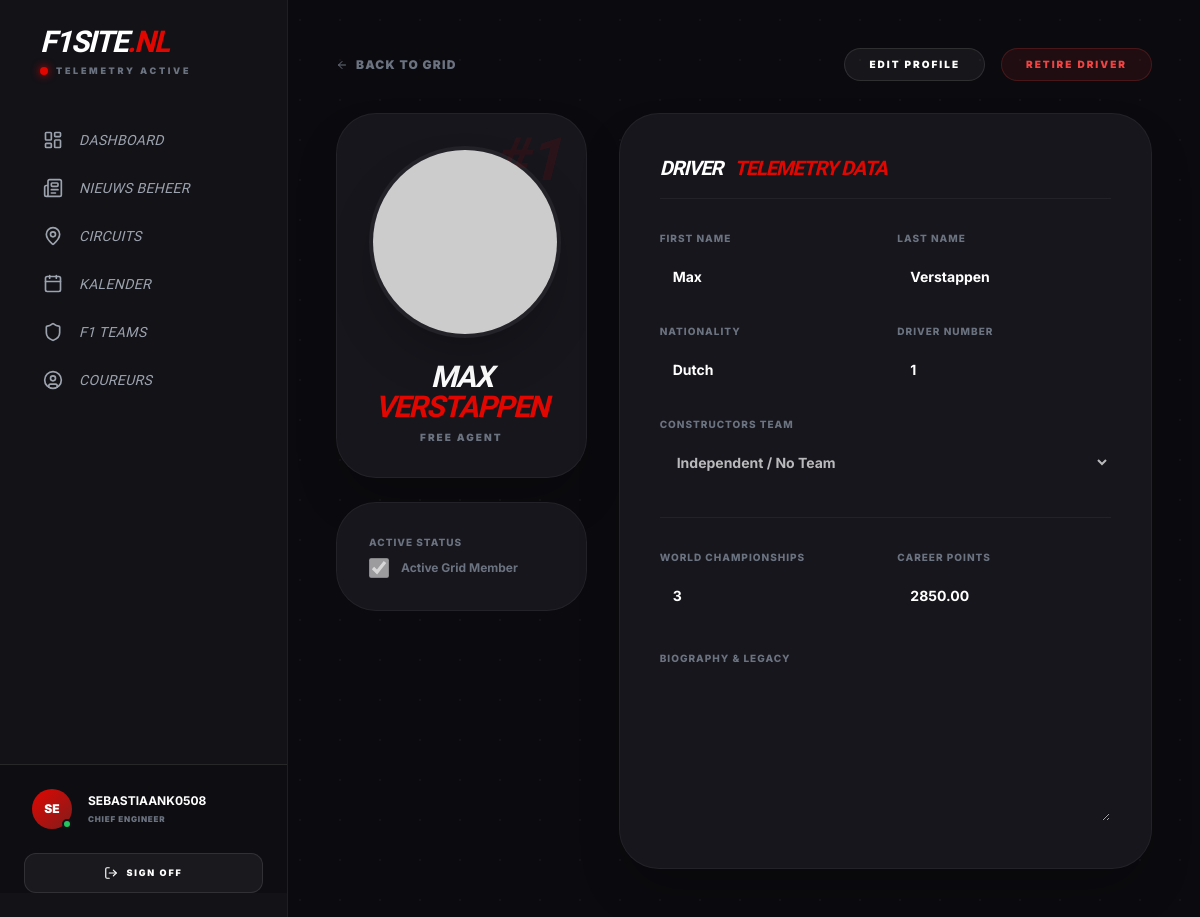
Page /achterkant/bewerken/driver-details.php?id=1 (signed in) on the committed database.
### tables this page shows
CREATE TABLE drivers (
    driver_id INT PRIMARY KEY AUTO_INCREMENT, 
    first_name VARCHAR(50) NOT NULL,          
    last_name VARCHAR(50) NOT NULL,           
    nationality VARCHAR(50) NOT NULL,         
    date_of_birth DATE,                   
    driver_number INT UNIQUE,                 
    team_name VARCHAR(100),                   
    championships_won INT DEFAULT 0,          
    career_points DECIMAL(10, 2) DEFAULT 0.00,
    image_url VARCHAR(255),
    is_active BOOLEAN DEFAULT TRUE            
);

### achterkant/bewerken/driver-details.php (the view, shortened to what this page needs)
<?php
require_once '../db_config.php';
$driverDetails = null;
$driverId = isset($_GET['id']) && is_numeric($_GET['id']) ? (int)$_GET['id'] : null;
if ($driverId) {
    $stmt = $pdo->prepare("SELECT d.*, t.team_name, t.team_color FROM drivers d LEFT JOIN teams t ON d.team_id = t.team_id WHERE d.driver_id = :id");
    $stmt->execute([':id' => $driverId]);
    $driverDetails = $stmt->fetch();
}
?>
<!DOCTYPE html>
<html lang="nl">
<head>
    <script src="https://cdn.tailwindcss.com"></script>
    <link href="https://unpkg.com/aos@2.3.1/dist/aos.css" rel="stylesheet">
</head>
<body class="bg-pattern text-white font-sans min-h-screen antialiased" x-data="{ editing: false, deleteModal: false }">
    <div class="flex">
        <?php include '../nav.php'; ?>
        <main class="flex-grow p-6 lg:p-12">
            <div class="max-w-5xl mx-auto">
                <div class="flex justify-between items-center mb-8" data-aos="fade-down">
                    <a href="../drivers.php" class="text-xs font-black uppercase tracking-widest text-gray-500 hover:text-f1-red transition flex items-center gap-2">
                        <i data-lucide="arrow-left" class="w-3 h-3"></i> Back to Grid
                    </a>
                    <div class="flex gap-4">
                        <button type="button" @click="editing = !editing" class="bg-white/5 border border-white/10 px-6 py-2 rounded-full text-[10px] font-black uppercase tracking-[0.2em] hover:bg-white/10 transition" x-text="editing ? 'Cancel Edit' : 'Edit Profile'"></button>
                        <button type="button" @click="deleteModal = true" class="bg-red-600/10 border border-red-500/20 text-red-500 px-6 py-2 rounded-full text-[10px] font-black uppercase tracking-[0.2em] hover:bg-red-600 hover:text-white transition">Retire Driver</button>
                    </div>
                </div>
                <?php if ($driverDetails): ?>
                <form method="POST" id="driverForm">
                    <div class="grid grid-cols-1 lg:grid-cols-3 gap-8">
                        <div class="space-y-6" data-aos="fade-right">
                            <div class="bg-f1-card rounded-[2.5rem] border border-white/5 p-8 text-center relative overflow-hidden shadow-2xl">
                                <div class="absolute top-4 right-6 font-oswald text-6xl italic opacity-10 font-black" style="color: <?php echo $driverDetails['team_color'] ?? '#E10600'; ?>">
                                </div>
                                <div class="relative w-48 h-48 mx-auto mb-6">
                                    <img src="<?php echo htmlspecialchars((string)($driverDetails['image'] ?? '../assets/img/default-driver.png')); ?>"
                                         class="w-full h-full rounded-full object-cover object-top border-4 border-white/5 shadow-2xl"
                                         alt="Driver Image">
                                </div>
                                <h1 class="text-3xl font-oswald font-black uppercase italic tracking-tighter leading-none mb-2">
                                    <?php echo htmlspecialchars((string)$driverDetails['first_name']); ?> <br>
                                    <span class="text-f1-red"><?php echo htmlspecialchars((string)$driverDetails['last_name']); ?></span>
                                </h1>
                                <p class="text-gray-500 text-[10px] font-black uppercase tracking-[0.2em]">
                                    <?php echo htmlspecialchars((string)($driverDetails['team_name'] ?? 'Free Agent')); ?>
                                </p>
                            </div>
                            <div class="bg-f1-card rounded-[2.5rem] border border-white/5 p-8 transition-all" :class="editing ? 'border-f1-red/30 bg-f1-red/5' : ''">
                                <label class="form-label">Active Status</label>
                                <div class="flex items-center gap-3">
                                    <input type="checkbox" name="is_active" class="w-5 h-5 accent-red-600 rounded" <?php echo ($driverDetails['is_active']) ? 'checked' : ''; ?> :disabled="!editing">
                                    <span class="text-xs font-bold" :class="editing ? 'text-white' : 'text-gray-500'">Active Grid Member</span>
                                </div>
                            </div>
                        </div>
                        <div class="lg:col-span-2 space-y-6" data-aos="fade-left">
                            <div class="bg-f1-card rounded-[2.5rem] border border-white/5 p-10 shadow-2xl">
                                <h3 class="font-oswald font-black uppercase italic text-xl tracking-tighter mb-8 border-b border-white/5 pb-4 flex items-center gap-3">
                                    Driver <span class="text-f1-red">Telemetry Data</span>
                                </h3>
                                <div class="grid grid-cols-1 md:grid-cols-2 gap-6">
                                    <div>
                                        <label class="form-label">First Name</label>
                                        <input type="text" name="first_name" value="<?php echo htmlspecialchars((string)$driverDetails['first_name']); ?>" class="w-full p-3 rounded-lg text-sm font-bold" :readonly="!editing" required>
                                    </div>
                                    <div>
                                        <label class="form-label">Last Name</label>
                                        <input type="text" name="last_name" value="<?php echo htmlspecialchars((string)$driverDetails['last_name']); ?>" class="w-full p-3 rounded-lg text-sm font-bold" :readonly="!editing" required>
                                    </div>
                                    <div>
                                        <label class="form-label">Nationality</label>
                                        <input type="text" name="nationality" value="<?php echo htmlspecialchars((string)$driverDetails['nationality']); ?>" class="w-full p-3 rounded-lg text-sm font-bold" :readonly="!editing">
                                    </div>
                                    <div>
                                        <label class="form-label">Driver Number</label>
                                        <input type="number" name="driver_number" value="<?php echo htmlspecialchars((string)$driverDetails['driver_number']); ?>" class="w-full p-3 rounded-lg text-sm font-bold" :readonly="!editing">
                                    </div>
                                    <div class="md:col-span-2">
                                        <label class="form-label">Constructors Team</label>
                                        <select name="team_id" class="w-full p-3 rounded-lg text-sm font-bold" :disabled="!editing">
                                            <option value="0">Independent / No Team</option>
                                        </select>
                                    </div>
                                </div>
                                <div class="grid grid-cols-1 md:grid-cols-2 gap-6 mt-8 pt-8 border-t border-white/5">
                                    <div>
                                        <label class="form-label">World Championships</label>
                                        <input type="number" name="championships_won" value="<?php echo htmlspecialchars((string)$driverDetails['championships_won']); ?>" class="w-full p-3 rounded-lg text-sm font-bold" :readonly="!editing">
                                    </div>
                                    <div>
                                        <label class="form-label">Career Points</label>
                                        <input type="number" step="0.01" name="career_points" value="<?php echo htmlspecialchars((string)$driverDetails['career_points']); ?>" class="w-full p-3 rounded-lg text-sm font-bold" :readonly="!editing">
                                    </div>
                                </div>
                                <div class="mt-8">
                                    <label class="form-label">Biography & Legacy</label>
                                    <textarea name="description" rows="5" class="w-full p-4 rounded-xl text-sm leading-relaxed" :readonly="!editing"><?php echo htmlspecialchars((string)$driverDetails['description']); ?></textarea>
                                </div>
                            </div>
                        </div>
                    </div>
                </form>
                <?php endif; ?>
            </div>
        </main>
    </div>
</body>
</html>

### achterkant/nav.php (shortened to what this page needs)
<script src="https://cdn.tailwindcss.com"></script>
<div x-data="{ mobileMenu: false }" class="antialiased text-white">
    <aside :class="mobileMenu ? 'translate-x-0' : '-translate-x-full lg:translate-x-0'" class="fixed top-0 left-0 z-[110] flex flex-col w-72 h-screen nav-blur border-r border-white/5 p-6 transition-transform duration-300 lg:sticky">
        <div class="mb-10 px-4 hidden lg:block">
            <h1 class="text-3xl font-oswald font-black italic tracking-tighter f1-gradient-text uppercase">
                F1SITE<span class="text-f1-red">.NL</span>
            </h1>
            <div class="flex items-center gap-2 mt-1">
                <span class="w-2 h-2 rounded-full bg-f1-red animate-pulse shadow-[0_0_8px_#E10600]"></span>
                <span class="text-[9px] font-black text-gray-500 tracking-[0.3em] uppercase">Telemetry Active</span>
            </div>
        </div>
        <nav class="flex-grow space-y-1 overflow-y-auto pr-2 custom-scrollbar">
            <?php
            $menuItems = [
                ['url' => 'dashboard.php', 'label' => 'Dashboard', 'icon' => 'layout-dashboard'],
                ['url' => 'bewerken/nieuws.php', 'label' => 'Nieuws Beheer', 'icon' => 'newspaper'],
                ['url' => 'bewerken/circuits.php', 'label' => 'Circuits', 'icon' => 'map-pin'],
                ['url' => 'bewerken/kalender.php', 'label' => 'Kalender', 'icon' => 'calendar'],
                ['url' => 'bewerken/teams.php', 'label' => 'F1 Teams', 'icon' => 'shield'],
                ['url' => 'bewerken/drivers.php', 'label' => 'Coureurs', 'icon' => 'user-circle']
            ];
            foreach ($menuItems as $item):
            ?>
                <a href="<?php echo $item['url']; ?>"
                   class="sidebar-link group flex items-center gap-4 px-4 py-3 rounded-r-xl text-gray-400 <?php echo $isActive ? 'active' : ''; ?>">
                    <i data-lucide="<?php echo $item['icon']; ?>" class="w-5 h-5 group-hover:text-f1-red transition-colors"></i>
                    <span class="text-sm tracking-wide uppercase italic font-oswald group-hover:text-white"><?php echo $item['label']; ?></span>
                </a>
            <?php endforeach; ?>
        </nav>
        <div class="mt-auto pt-6 border-t border-white/10 bg-black/20 -mx-6 px-6">
            <div class="flex items-center gap-4 px-2 mb-6 cursor-default">
                <div class="relative">
                    <div class="w-10 h-10 rounded-full bg-gradient-to-br from-f1-red to-red-900 flex items-center justify-center font-black text-white text-xs">
                        <?php echo isset($_SESSION['admin_name']) ? strtoupper(substr($_SESSION['admin_name'], 0, 2)) : 'AD'; ?>
                    </div>
                    <div class="absolute bottom-0 right-0 w-2.5 h-2.5 bg-green-500 border-2 border-[#121217] rounded-full"></div>
                </div>
                <div class="overflow-hidden">
                    <p class="text-xs font-bold truncate uppercase"><?php echo htmlspecialchars($_SESSION['admin_name'] ?? 'Admin'); ?></p>
                    <p class="text-[8px] text-gray-500 uppercase font-black tracking-widest mt-1">Chief Engineer</p>
                </div>
            </div>
            <a href="logout.php"
               class="flex items-center justify-center gap-2 w-full py-3 rounded-xl bg-white/5 border border-white/10 text-[9px] font-black uppercase tracking-[0.2em] hover:bg-f1-red hover:text-white transition-all duration-300">
                <i data-lucide="log-out" class="w-3.5 h-3.5"></i>
                Sign Off
            </a>
        </div>
    </aside>
</div>

### achterkant/bewerken/driver-details.php (style rules this page uses)
:root { --f1-red: #E10600; }
.bg-f1-card { background: rgba(22, 22, 28, 0.9); backdrop-filter: blur(15px); }
.bg-pattern { background-color: #0b0b0f; background-image: radial-gradient(rgba(255,255,255,0.03) 1px, transparent 0); background-size: 40px 40px; }
.font-oswald { font-family: 'Oswald', sans-serif; }
input, select, textarea { background: rgba(255,255,255,0.03) !important; border: 1px solid rgba(255,255,255,0.1) !important; color: #fff !important; transition: all 0.3s ease; }
input[readonly], textarea[readonly], select[disabled] { background: transparent !important; border-color: transparent !important; cursor: default; }
.form-label { font-size: 10px; font-weight: 800; text-transform: uppercase; letter-spacing: 0.1em; color: #6b7280; margin-bottom: 0.5rem; display: block; }

### achterkant/nav.php (style rules this page uses)
.nav-blur { background-color: #121217; backdrop-filter: blur(12px); -webkit-backdrop-filter: blur(12px); }
.sidebar-link { transition: all 0.3s ease; border-left: 3px solid transparent; color: #9ca3af; }

### rows in the picture
drivers: first_name "MAX", last_name "VERSTAPPEN", is_active "☑", first_name "Max", last_name "Verstappen", nationality "Dutch", driver_number "1", championships_won "3", career_points "2850.00"

### other values in the picture
$item['label'] "DASHBOARD"
$item['label'] "NIEUWS BEHEER"
$item['label'] "CIRCUITS"
$item['label'] "KALENDER"
$item['label'] "F1 TEAMS"
$item['label'] "COUREURS"
substr($_SESSION['admin_name'], 0, 2) "SE"
$_SESSION['admin_name'] "SEBASTIAANK0508"
$driverDetails['team_name'] "FREE AGENT"
